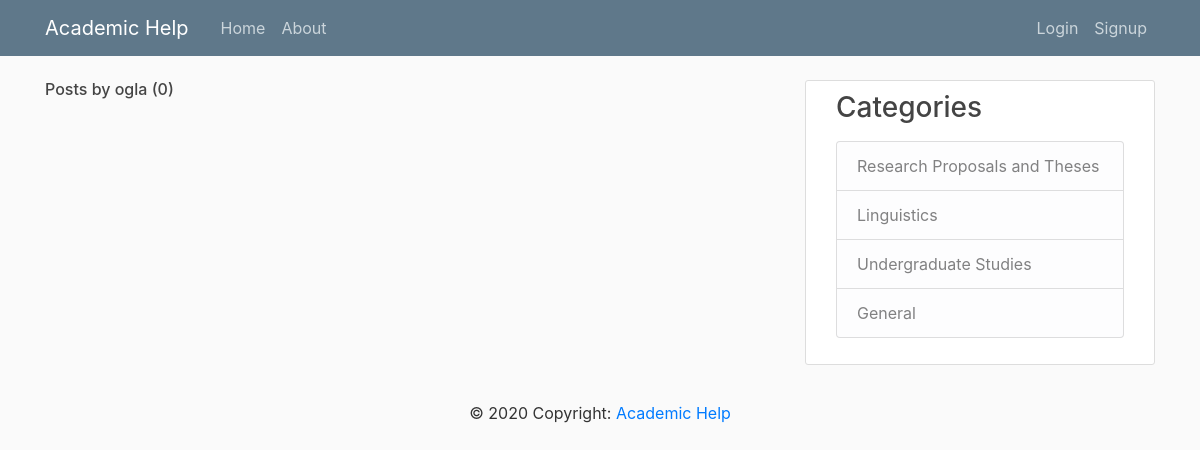
/user/ogla, run on an earlier commit of the app's database.
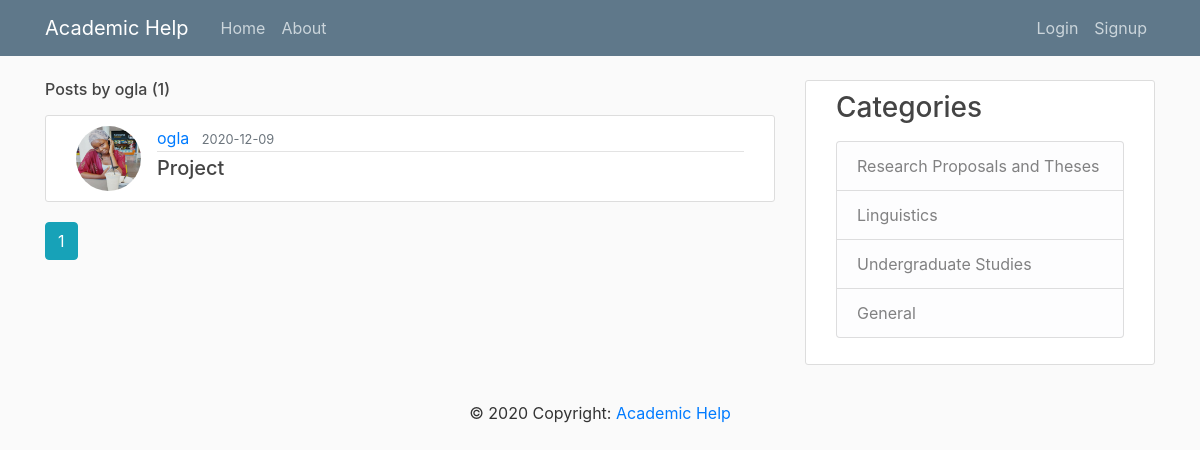
And on a later commit of the database.
### app/models.py (models this page shows, shortened)
class Post(db.Model):
    id = db.Column(db.Integer, primary_key=True)
    title = db.Column(db.String(100), nullable=False)
    date_posted = db.Column(db.DateTime, nullable=False,
                            default=datetime.utcnow)
    content = db.Column(db.Text, nullable=False)
    category = db.Column(db.Text)
    user_id = db.Column(db.Integer, db.ForeignKey('user.id'), nullable=False)

class User(db.Model, UserMixin):
    id = db.Column(db.Integer, primary_key=True)
    username = db.Column(db.String(20), unique=True, nullable=False)
    email = db.Column(db.String(120), unique=True, nullable=False)
    image_file = db.Column(db.String(20), nullable=False,
                           default='default-pic.jpg')
    password = db.Column(db.String(60), nullable=False)
    posts = db.relationship('Post', backref='author', lazy=True)

### app/users/routes.py (the view)
@users.route("/user/<string:username>")
def user_posts(username):
    page = request.args.get('page', 1, type=int)
    user = User.query.filter_by(username=username).first_or_404()
    posts = Post.query.filter_by(author=user)\
        .order_by(Post.date_posted.desc())\
        .paginate(page=page, per_page=5)
    return render_template('user_posts.html', posts=posts, user=user)

### app/templates/user_posts.html
{% extends "layout.html" %}
{% block content %}
    <h6 class="mb-3">Posts by {{ user.username }} ({{ posts.total }})</h6>
    {% for post in posts.items %}
        <article class="media content-section">
          <img class="rounded-circle article-img" src="{{ url_for('static', filename='profile_pics/' + post.author.image_file) }}">
          <div class="media-body">
            <div class="article-metadata">
              <a class="mr-2" href="{{ url_for('users.user_posts', username=post.author.username) }}">{{ post.author.username }}</a>
              <small class="text-muted">{{ post.date_posted.strftime('%Y-%m-%d') }}</small>
            </div>
            <h5><a class="article-title" href="{{ url_for('posts.post', post_id=post.id) }}">{{ post.title }}</a></h5>
          </div>
        </article>
    {% endfor %}
    {% for page_num in posts.iter_pages(left_edge=1, right_edge=1, left_current=1, right_current=2) %}
      {% if page_num %}
        {% if posts.page == page_num %}
          <a class="btn btn-info mb-4" href="{{ url_for('users.user_posts', username=user.username, page=page_num) }}">{{ page_num }}</a>
        {% else %}
          <a class="btn btn-outline-info mb-4" href="{{ url_for('users.user_posts', username=user.username, page=page_num) }}">{{ page_num }}</a>
        {% endif %}
      {% else %}
        ...
      {% endif %}
    {% endfor %}
{% endblock content %}

What changed in the data, as far as the page shows it:
added Post: image_file (picture), author.username "ogla", date_posted "2020-12-09", title "Project"
Also different on the page:
{{ posts.total }}: "0" → "1"
new list line: "1"
